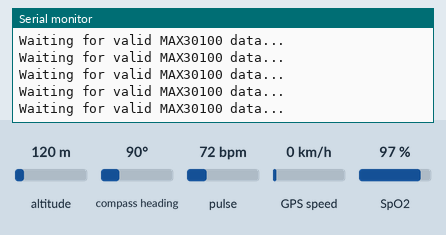
This sketch was run on a simulated ESP32. Shown: the last lines printed to the serial monitor. The test bench sets the inputs (shaded band); at power-on: pulse 72 bpm, SpO2 97 %, altitude 120 m, compass heading 90°, GPS speed 0 km/h. The GPS gets a fix after 3 s at 37.7749, -122.4194 with 8 satellites; no radio packets arrive unless stated.

Above: at 1.2 s.
1.3 s: pulse set to 100 bpm
At 3.15 s:
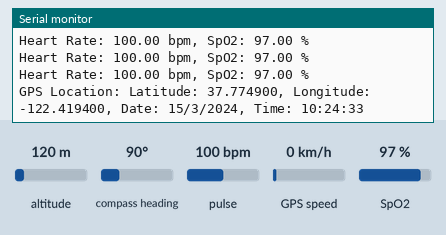
3.9 s: SpO2 set to 100 %
At 3.9 s:
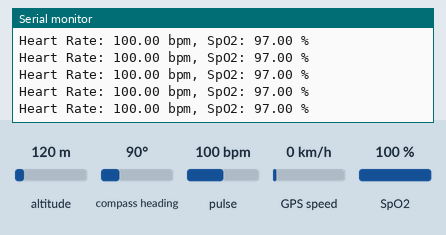
8.3 s: pulse set to 42 bpm
At 9.3 s:
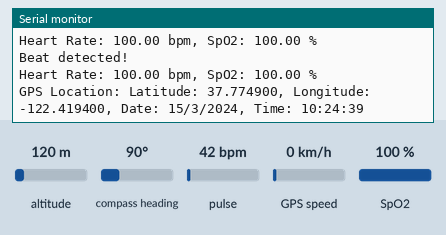
12.7 s: SpO2 set to 80 %
At 13.37 s:
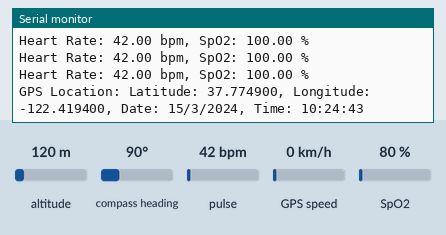
16.6 s: pulse set to 70 bpm
At 17.45 s:
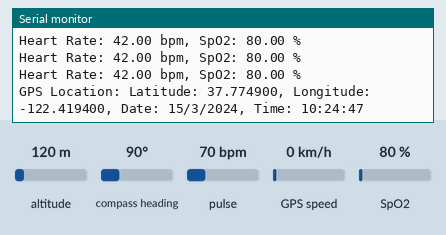
21.0 s: pulse set to 158 bpm
At 21.57 s:
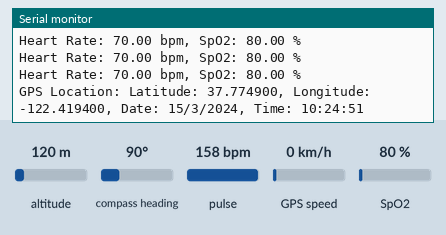
Timing chart, 0 to 24.0 s (numbered marks = the images above; inputs shaded):
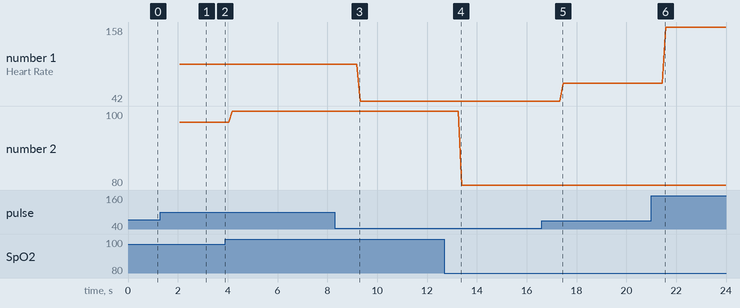

Measured:
- after the input at 1.3 s, the serial monitor: prints a new line after 0.78 s (image 1)
- plotted number 1: 42 → 70 after the input at 16.6 s, 70 → 158 after the input at 21.0 s
- plotted number 2: 100 → 80 after the input at 12.7 s

The sketch:

Transmitter.ino
```cpp
#include <SPI.h>
#include <LoRa.h>
#include <Wire.h>
#include "MAX30100_PulseOximeter.h"
#include <TinyGPSPlus.h>

#define LORA_SS 5
#define LORA_RST 14
#define LORA_DIO0 26
#define REPORTING_PERIOD_MS 1000

// Device ID
const String deviceID = "Device001";

// MAX30100 PulseOximeter
PulseOximeter pox;
uint32_t tsLastReport = 0;
float heartRate = 0;
float spO2 = 0;

// GPS
TinyGPSPlus gps;
HardwareSerial gpsSerial(2); // Use Serial2 for GPS

// LoRa variables
bool loraInitialized = false;
unsigned long lastLoraSendTime = 0;
const unsigned long loraInterval = 15000; // 15 seconds

// Timing variables for non-blocking operation
unsigned long lastGpsUpdateTime = 0;
unsigned long gpsUpdateInterval = 1000; // 1 second

void onBeatDetected() {
    Serial.println("Beat detected!");
}

void setup() {
    Serial.begin(9600);
    Serial.println("Starting system setup...");

    // Initialize LoRa
    initializeLoRa();

    // Initialize MAX30100
    initializePulseOximeter();

    // Initialize GPS on Serial2
    gpsSerial.begin(9600, SERIAL_8N1, 16, 17); // RX on 16, TX on 17
    Serial.println("GPS initialized.");
}

void loop() {
    // Call each function independently
    updatePulseOximeter();
    updateGPS();
    sendLoRaData();
}

// Initialize LoRa module
void initializeLoRa() {
    Serial.println("Initializing LoRa...");
    LoRa.setPins(LORA_SS, LORA_RST, LORA_DIO0);
    if (!LoRa.begin(433E6)) {
        Serial.println("Starting LoRa failed!");
    } else {
        // Optimize for range
        LoRa.setSpreadingFactor(12);  // Maximize range
        LoRa.setSignalBandwidth(125E3); // Narrow bandwidth
        LoRa.setTxPower(20);          // Max transmit power
        LoRa.setCodingRate4(8);       // Robust error correction
        Serial.println("LoRa initialized with long-range settings.");
        loraInitialized = true;
    }
}

// Initialize MAX30100 pulse oximeter
void initializePulseOximeter() {
    Serial.print("Initializing pulse oximeter...");
    if (!pox.begin()) {
        Serial.println("FAILED");
        while (1);
    } else {
        Serial.println("SUCCESS");
    }
    pox.setIRLedCurrent(MAX30100_LED_CURR_7_6MA);
    pox.setOnBeatDetectedCallback(onBeatDetected);
}

// Update pulse oximeter data
void updatePulseOximeter() {
    pox.update();

    // Grab the updated heart rate and SpO2 levels every REPORTING_PERIOD_MS
    if (millis() - tsLastReport > REPORTING_PERIOD_MS) {
        heartRate = pox.getHeartRate();
        spO2 = pox.getSpO2();
        tsLastReport = millis();
    }

    // Print valid readings for MAX30100
    if (heartRate > 0 && spO2 > 0) {
        Serial.print("Heart Rate: ");
        Serial.print(heartRate);
        Serial.print(" bpm, SpO2: ");
        Serial.print(spO2);
        Serial.println(" %");
    } else {
        Serial.println("Waiting for valid MAX30100 data...");
    }
}

// Update GPS data
void updateGPS() {
    // Check GPS data every gpsUpdateInterval
    if (millis() - lastGpsUpdateTime > gpsUpdateInterval) {
        lastGpsUpdateTime = millis();

        // Read GPS data
        while (gpsSerial.available() > 0) {
            char c = gpsSerial.read();
            gps.encode(c);
        }

        // Print valid GPS data
        if (gps.location.isValid() && gps.time.isValid() && gps.date.isValid()) {
            Serial.print("GPS Location: Latitude: ");
            Serial.print(gps.location.lat(), 6);
            Serial.print(", Longitude: ");
            Serial.print(gps.location.lng(), 6);
            Serial.print(", Date: ");
            Serial.print(gps.date.day());
            Serial.print("/");
            Serial.print(gps.date.month());
            Serial.print("/");
            Serial.print(gps.date.year());
            Serial.print(", Time: ");
            Serial.print(gps.time.hour());
            Serial.print(":");
            Serial.print(gps.time.minute());
            Serial.print(":");
            Serial.println(gps.time.second());
        } else {
            Serial.println("Waiting for valid GPS data...");
        }
    }
}

// Send data via LoRa
void sendLoRaData() {
    // If enough time has passed and LoRa is initialized, send data
    if (loraInitialized && (millis() - lastLoraSendTime > loraInterval)) {
        lastLoraSendTime = millis();

        // Prepare the LoRa data packet
        String dataPacket = "DeviceID:" + deviceID;

        // Append MAX30100 data if available
        if (heartRate > 0 && spO2 > 0) {
            dataPacket += ",HR:" + String(heartRate, 1) + ",SpO2:" + String(spO2, 1);
        }

        // Append GPS data if available
        if (gps.location.isValid()) {
            dataPacket += ",Lat:" + String(gps.location.lat(), 6) +
                          ",Lng:" + String(gps.location.lng(), 6);
        }

        // Send data via LoRa
        Serial.println("Sending data packet via LoRa...");
        LoRa.beginPacket();
        LoRa.print(dataPacket);
        LoRa.endPacket();
        Serial.print("Data sent: ");
        Serial.println(dataPacket);  // Verify data format
    }
}
```
